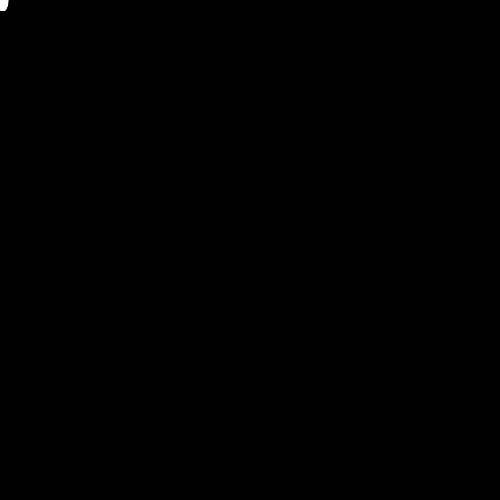
Frame 1 (no input)
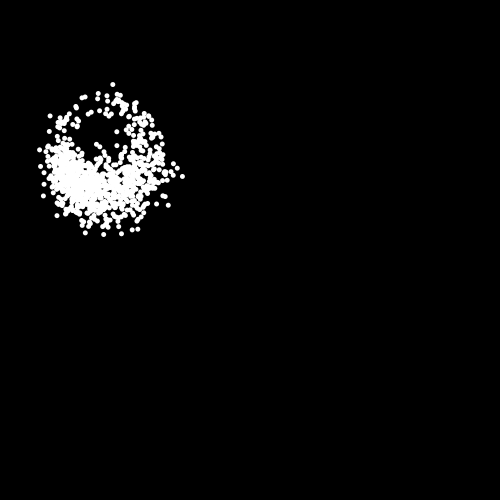
Frame 60 (the mouse pressed at the canvas centre just before this capture)
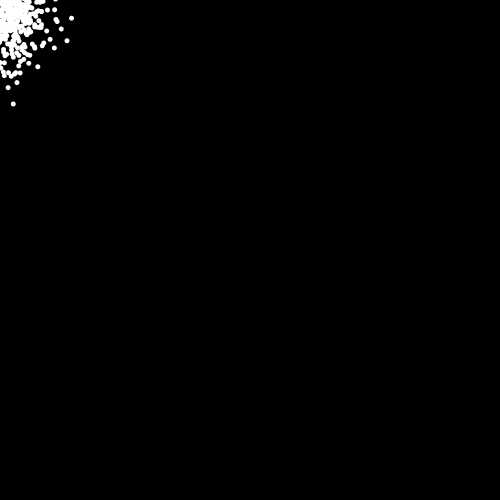
Frame 120 (the mouse held since frame 60 and released just before this capture)

The Processing sketch that drew these frames (run headless with seeded random() and noise(); from frame 60 on, the mouse is pressed at the canvas centre):

// Processing sketch: processing_98325
// ── processing_98325.pde



int total = 1000;
ArrayList fs = new ArrayList();

void setup(){
  size(500,500);
  
  for(int i=0;i<total;i++) {
    
    //extraemos el objeto que contiene
    follower b = new follower();
    fs.add(b);
  
  
  }

}

void draw(){
  background(0);
  
  for(int i=0; i<fs.size(); i++){
    follower b = (follower) fs.get(i);
    if (mousePressed) { 
      b.repuls();
    } else {
      b.atrac();

}



}

}
class follower{

  float speed = random(100,120);
  PVector pos = new PVector(mouseX,mouseY);
  int sz = 5;

  follower (){

  }
  
  void atrac(){
    //calculamos la distÃ¡ncia entre el mouse y la bola 
   
    PVector mouseVec = new PVector(random(width),random(700));
    PVector dis = PVector.sub(mouseVec, pos);
    dis.div(speed);
    pos.add(dis);  

   
    float ang = atan2(dis.y,dis.x);

    
    pushMatrix();
    
    translate(pos.x,pos.y);
    
    rotate(ang);
    
    noStroke();
    fill(255);
    ellipse(pos.x/4,pos.y/4,sz,sz);
    
    popMatrix();
  }
  
  void repuls() {
    
    PVector mouseVec = new PVector(random(width),random(700));
    PVector dis = PVector.sub(mouseVec, pos);
    dis.div(speed);
    pos.sub(dis);  

   
    float ang = atan2(dis.y,dis.x);

    
    pushMatrix();
    
    translate(pos.x,pos.y);
    
    rotate(ang);
    noStroke();
    fill(255);
    ellipse(pos.x/4,pos.y/4,sz,sz);
    
    popMatrix();
  
  
  
  }
}
